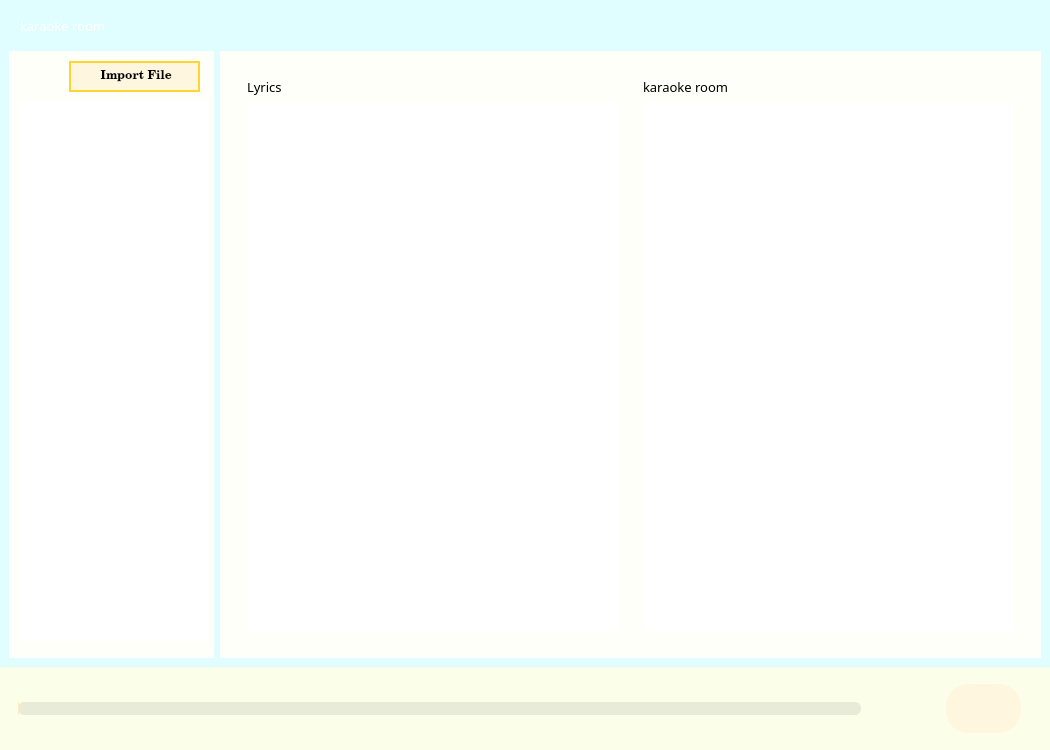
<?xml version="1.0" encoding="UTF-8"?>
<ui version="4.0">
 <class>MainWindow</class>
 <widget class="QMainWindow" name="MainWindow">
  <property name="geometry">
   <rect>
    <x>0</x>
    <y>0</y>
    <width>1050</width>
    <height>750</height>
   </rect>
  </property>
  <property name="sizePolicy">
   <sizepolicy hsizetype="Expanding" vsizetype="Expanding">
    <horstretch>0</horstretch>
    <verstretch>0</verstretch>
   </sizepolicy>
  </property>
  <property name="windowTitle">
   <string>MainWindow</string>
  </property>
  <property name="styleSheet">
   <string notr="true">#MainWindow{
	boarder:none;
}</string>
  </property>
  <widget class="QWidget" name="centralwidget">
   <layout class="QHBoxLayout" name="horizontalLayout">
    <property name="spacing">
     <number>0</number>
    </property>
    <property name="leftMargin">
     <number>0</number>
    </property>
    <property name="topMargin">
     <number>0</number>
    </property>
    <property name="rightMargin">
     <number>0</number>
    </property>
    <property name="bottomMargin">
     <number>0</number>
    </property>
    <item>
     <widget class="QFrame" name="frame">
      <property name="styleSheet">
       <string notr="true">#frame{
	background-color:rgb(224, 254, 255);
	border:none;
}
QFrame{
	border:none;
}</string>
      </property>
      <property name="frameShape">
       <enum>QFrame::StyledPanel</enum>
      </property>
      <property name="frameShadow">
       <enum>QFrame::Raised</enum>
      </property>
      <layout class="QVBoxLayout" name="verticalLayout">
       <property name="spacing">
        <number>0</number>
       </property>
       <property name="leftMargin">
        <number>0</number>
       </property>
       <property name="topMargin">
        <number>0</number>
       </property>
       <property name="rightMargin">
        <number>0</number>
       </property>
       <property name="bottomMargin">
        <number>0</number>
       </property>
       <item>
        <widget class="QFrame" name="frame_2">
         <property name="sizePolicy">
          <sizepolicy hsizetype="Preferred" vsizetype="Expanding">
           <horstretch>0</horstretch>
           <verstretch>2</verstretch>
          </sizepolicy>
         </property>
         <property name="styleSheet">
          <string notr="true">#frame_2{
	
	background-image: url(./designer/2.png);
}</string>
         </property>
         <property name="frameShape">
          <enum>QFrame::StyledPanel</enum>
         </property>
         <property name="frameShadow">
          <enum>QFrame::Raised</enum>
         </property>
         <widget class="QFrame" name="frame_5">
          <property name="geometry">
           <rect>
            <x>940</x>
            <y>10</y>
            <width>111</width>
            <height>31</height>
           </rect>
          </property>
          <property name="styleSheet">
           <string notr="true">QPushButton{

	background-color: rgba(8, 0, 255,0);
	border:none;
	border-radius:11px;
}</string>
          </property>
          <property name="frameShape">
           <enum>QFrame::StyledPanel</enum>
          </property>
          <property name="frameShadow">
           <enum>QFrame::Raised</enum>
          </property>
          <widget class="QPushButton" name="pushButton">
           <property name="geometry">
            <rect>
             <x>60</x>
             <y>0</y>
             <width>31</width>
             <height>28</height>
            </rect>
           </property>
           <property name="text">
            <string/>
           </property>
           <property name="icon">
            <iconset>
             <normaloff>designer/times-solid.svg</normaloff>designer/times-solid.svg</iconset>
           </property>
          </widget>
          <widget class="QPushButton" name="pushButton_3">
           <property name="geometry">
            <rect>
             <x>20</x>
             <y>0</y>
             <width>31</width>
             <height>28</height>
            </rect>
           </property>
           <property name="text">
            <string/>
           </property>
           <property name="icon">
            <iconset>
             <normaloff>designer/compress-alt-solid.svg</normaloff>designer/compress-alt-solid.svg</iconset>
           </property>
          </widget>
         </widget>
         <widget class="QLabel" name="label">
          <property name="geometry">
           <rect>
            <x>20</x>
            <y>15</y>
            <width>151</width>
            <height>21</height>
           </rect>
          </property>
          <property name="font">
           <font>
            <family>Algerian</family>
            <pointsize>10</pointsize>
           </font>
          </property>
          <property name="styleSheet">
           <string notr="true">#label{
	color: white;
}</string>
          </property>
          <property name="text">
           <string>karaoke room</string>
          </property>
         </widget>
        </widget>
       </item>
       <item>
        <widget class="QFrame" name="frame_4">
         <property name="sizePolicy">
          <sizepolicy hsizetype="Preferred" vsizetype="Expanding">
           <horstretch>0</horstretch>
           <verstretch>30</verstretch>
          </sizepolicy>
         </property>
         <property name="styleSheet">
          <string notr="true">#frame_4{
	background-image: url(./designer/2.png);
}</string>
         </property>
         <property name="frameShape">
          <enum>QFrame::StyledPanel</enum>
         </property>
         <property name="frameShadow">
          <enum>QFrame::Raised</enum>
         </property>
         <layout class="QHBoxLayout" name="horizontalLayout_2">
          <item>
           <widget class="QFrame" name="frame_7">
            <property name="sizePolicy">
             <sizepolicy hsizetype="Preferred" vsizetype="Expanding">
              <horstretch>2</horstretch>
              <verstretch>0</verstretch>
             </sizepolicy>
            </property>
            <property name="styleSheet">
             <string notr="true">#frame_7{
	background-color:rgb(253, 255, 248)
}

QPushButton{
	background-color:rgb(255, 246, 224);
	border:2px solid;
	border-color:rgb(255, 213, 46);
}</string>
            </property>
            <property name="frameShape">
             <enum>QFrame::StyledPanel</enum>
            </property>
            <property name="frameShadow">
             <enum>QFrame::Raised</enum>
            </property>
            <widget class="QPushButton" name="pushButton_11">
             <property name="geometry">
              <rect>
               <x>60</x>
               <y>10</y>
               <width>131</width>
               <height>31</height>
              </rect>
             </property>
             <property name="font">
              <font>
               <family>Century Schoolbook</family>
               <weight>75</weight>
               <bold>true</bold>
              </font>
             </property>
             <property name="cursor">
              <cursorShape>PointingHandCursor</cursorShape>
             </property>
             <property name="mouseTracking">
              <bool>true</bool>
             </property>
             <property name="text">
              <string> Import File</string>
             </property>
             <property name="icon">
              <iconset>
               <normaloff>designer/upload-solid.svg</normaloff>designer/upload-solid.svg</iconset>
             </property>
            </widget>
            <widget class="QListWidget" name="listWidget">
             <property name="geometry">
              <rect>
               <x>10</x>
               <y>50</y>
               <width>191</width>
               <height>541</height>
              </rect>
             </property>
             <property name="styleSheet">
              <string notr="true">#listWidget{
	background-color:(255, 255, 255);
	border:inset;
}</string>
             </property>
            </widget>
           </widget>
          </item>
          <item>
           <widget class="QFrame" name="frame_6">
            <property name="sizePolicy">
             <sizepolicy hsizetype="Preferred" vsizetype="Expanding">
              <horstretch>8</horstretch>
              <verstretch>0</verstretch>
             </sizepolicy>
            </property>
            <property name="cursor">
             <cursorShape>ArrowCursor</cursorShape>
            </property>
            <property name="styleSheet">
             <string notr="true">#frame_6{
	background-color:rgb(253, 255, 248)
}
QStackedWidget{
	background-color:rgb(253, 255, 248)
}</string>
            </property>
            <property name="frameShape">
             <enum>QFrame::StyledPanel</enum>
            </property>
            <property name="frameShadow">
             <enum>QFrame::Raised</enum>
            </property>
            <layout class="QHBoxLayout" name="horizontalLayout_6">
             <item>
              <widget class="QFrame" name="frame_8">
               <property name="frameShape">
                <enum>QFrame::StyledPanel</enum>
               </property>
               <property name="frameShadow">
                <enum>QFrame::Raised</enum>
               </property>
               <layout class="QHBoxLayout" name="horizontalLayout_7">
                <item>
                 <widget class="QFrame" name="frame_13">
                  <property name="frameShape">
                   <enum>QFrame::StyledPanel</enum>
                  </property>
                  <property name="frameShadow">
                   <enum>QFrame::Raised</enum>
                  </property>
                  <layout class="QVBoxLayout" name="verticalLayout_2">
                   <item>
                    <widget class="QLabel" name="label_2">
                     <property name="font">
                      <font>
                       <family>Algerian</family>
                       <pointsize>10</pointsize>
                      </font>
                     </property>
                     <property name="styleSheet">
                      <string notr="true">#label{
	color: white;
}</string>
                     </property>
                     <property name="text">
                      <string>Lyrics</string>
                     </property>
                    </widget>
                   </item>
                   <item>
                    <widget class="QTextEdit" name="textEdit"/>
                   </item>
                  </layout>
                 </widget>
                </item>
                <item>
                 <widget class="QFrame" name="frame_11">
                  <property name="frameShape">
                   <enum>QFrame::StyledPanel</enum>
                  </property>
                  <property name="frameShadow">
                   <enum>QFrame::Raised</enum>
                  </property>
                  <layout class="QVBoxLayout" name="verticalLayout_3">
                   <item>
                    <widget class="QLabel" name="label_3">
                     <property name="font">
                      <font>
                       <family>Algerian</family>
                       <pointsize>10</pointsize>
                      </font>
                     </property>
                     <property name="styleSheet">
                      <string notr="true">#label{
	color: white;
}</string>
                     </property>
                     <property name="text">
                      <string>karaoke room</string>
                     </property>
                    </widget>
                   </item>
                   <item>
                    <widget class="QListWidget" name="listWidget_2"/>
                   </item>
                  </layout>
                 </widget>
                </item>
               </layout>
              </widget>
             </item>
            </layout>
           </widget>
          </item>
         </layout>
         <zorder>frame_6</zorder>
         <zorder>frame_7</zorder>
        </widget>
       </item>
       <item>
        <widget class="QFrame" name="frame_3">
         <property name="sizePolicy">
          <sizepolicy hsizetype="Preferred" vsizetype="Expanding">
           <horstretch>0</horstretch>
           <verstretch>4</verstretch>
          </sizepolicy>
         </property>
         <property name="styleSheet">
          <string notr="true">#frame_3{
	background-color:rgb(251, 255, 233)
}</string>
         </property>
         <property name="frameShape">
          <enum>QFrame::StyledPanel</enum>
         </property>
         <property name="frameShadow">
          <enum>QFrame::Raised</enum>
         </property>
         <layout class="QHBoxLayout" name="horizontalLayout_3">
          <item>
           <widget class="QFrame" name="frame_10">
            <property name="sizePolicy">
             <sizepolicy hsizetype="Preferred" vsizetype="Expanding">
              <horstretch>8</horstretch>
              <verstretch>0</verstretch>
             </sizepolicy>
            </property>
            <property name="styleSheet">
             <string notr="true">QPushButton{
	border:none;
	border-radius:22px;
}</string>
            </property>
            <property name="frameShape">
             <enum>QFrame::StyledPanel</enum>
            </property>
            <property name="frameShadow">
             <enum>QFrame::Raised</enum>
            </property>
            <layout class="QHBoxLayout" name="horizontalLayout_5">
             <item>
              <widget class="QSlider" name="horizontalSlider">
               <property name="cursor">
                <cursorShape>PointingHandCursor</cursorShape>
               </property>
               <property name="mouseTracking">
                <bool>true</bool>
               </property>
               <property name="styleSheet">
                <string notr="true">QSlider{
	height:40px;
}
QSlider::groove:horizontal{
        height: 13px;
        left: 0px;
        right: 0px;
        border:0px;   
        border-radius:6px;   
        background:rgba(0,0,0,20);
}
QSlider::handle:horizontal{
        width:  22px;
        height: 15px;
       margin-top: -8px;
        margin-left: 0px;
        margin-bottom: -8px;
        margin-right: 0px;
	border-image: url(./designer/grin-beam-sweat-solid.svg);
}

QSlider::handle:horizontal:hover {
    cursor: pointer;
}

QSlider::sub-page:horizontal{
       background:rgba(255,236,193,1);
}


</string>
               </property>
               <property name="orientation">
                <enum>Qt::Horizontal</enum>
               </property>
              </widget>
             </item>
             <item>
              <widget class="QPushButton" name="pushButton_8">
               <property name="minimumSize">
                <size>
                 <width>45</width>
                 <height>45</height>
                </size>
               </property>
               <property name="maximumSize">
                <size>
                 <width>45</width>
                 <height>45</height>
                </size>
               </property>
               <property name="cursor">
                <cursorShape>PointingHandCursor</cursorShape>
               </property>
               <property name="mouseTracking">
                <bool>true</bool>
               </property>
               <property name="text">
                <string/>
               </property>
               <property name="icon">
                <iconset>
                 <normaloff>designer/volume-high-solid.svg</normaloff>designer/volume-high-solid.svg</iconset>
               </property>
               <property name="iconSize">
                <size>
                 <width>30</width>
                 <height>30</height>
                </size>
               </property>
              </widget>
             </item>
            </layout>
           </widget>
          </item>
          <item>
           <widget class="QFrame" name="frame_9">
            <property name="sizePolicy">
             <sizepolicy hsizetype="Preferred" vsizetype="Preferred">
              <horstretch>1</horstretch>
              <verstretch>0</verstretch>
             </sizepolicy>
            </property>
            <property name="styleSheet">
             <string notr="true">QPushButton{
	background-color:rgb(255, 255, 255);
	border:none;
	border-radius:20px;
}</string>
            </property>
            <property name="frameShape">
             <enum>QFrame::StyledPanel</enum>
            </property>
            <property name="frameShadow">
             <enum>QFrame::Raised</enum>
            </property>
            <layout class="QHBoxLayout" name="horizontalLayout_4">
             <property name="spacing">
              <number>5</number>
             </property>
             <property name="leftMargin">
              <number>8</number>
             </property>
             <property name="topMargin">
              <number>8</number>
             </property>
             <property name="rightMargin">
              <number>8</number>
             </property>
             <property name="bottomMargin">
              <number>8</number>
             </property>
             <item>
              <widget class="QPushButton" name="pushButton_9">
               <property name="maximumSize">
                <size>
                 <width>75</width>
                 <height>49</height>
                </size>
               </property>
               <property name="cursor">
                <cursorShape>PointingHandCursor</cursorShape>
               </property>
               <property name="mouseTracking">
                <bool>true</bool>
               </property>
               <property name="styleSheet">
                <string notr="true">QPushButton{
	Background-color:rgb(255, 246, 224);
	border:none;
	border-radius:22px
}</string>
               </property>
               <property name="text">
                <string/>
               </property>
               <property name="icon">
                <iconset>
                 <normaloff>designer/record-vinyl-solid.svg</normaloff>designer/record-vinyl-solid.svg</iconset>
               </property>
               <property name="iconSize">
                <size>
                 <width>45</width>
                 <height>45</height>
                </size>
               </property>
              </widget>
             </item>
            </layout>
           </widget>
          </item>
         </layout>
        </widget>
       </item>
      </layout>
      <zorder>frame_2</zorder>
      <zorder>frame_3</zorder>
      <zorder>frame_4</zorder>
     </widget>
    </item>
   </layout>
  </widget>
 </widget>
 <resources>
  <include location="karaokeUI.ui"/>
 </resources>
 <connections/>
</ui>
